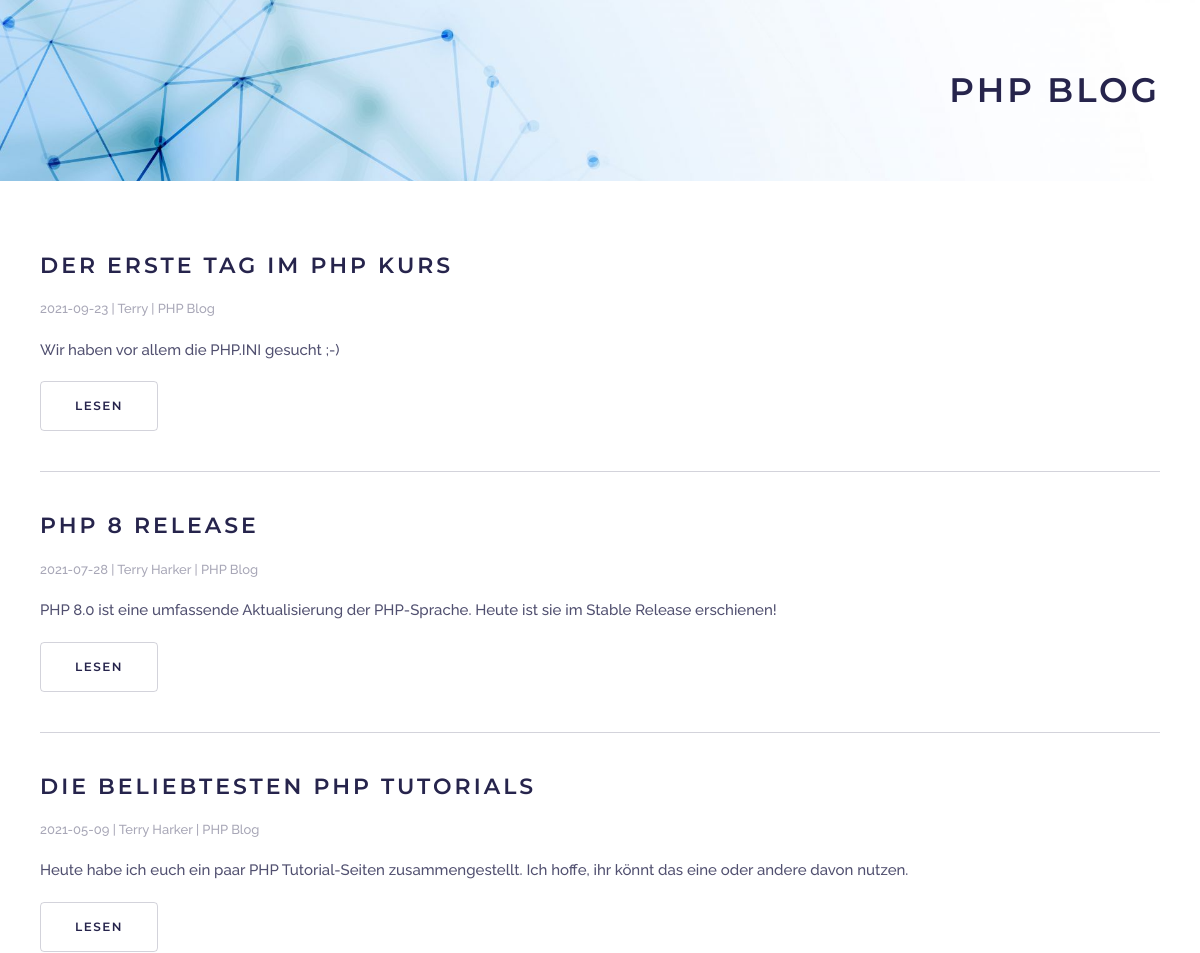
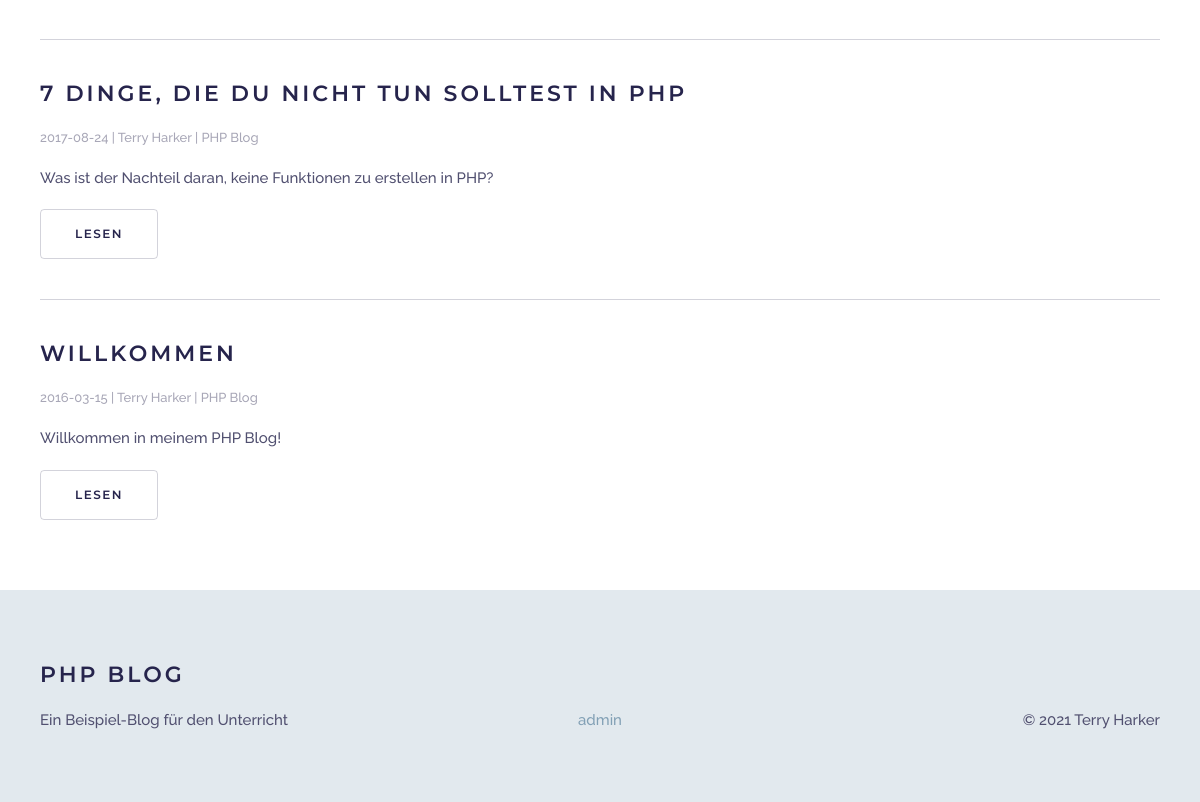
Page /Week_06_MySQL_Database/blog_with_comments/index.php on the committed database (2 pictures, top to bottom).
### tables this page shows
CREATE TABLE `blogpost` (
  `IDblogpost` int(11) NOT NULL,
  `post_title` varchar(255) NOT NULL,
  `post_created` timestamp NOT NULL DEFAULT current_timestamp(),
  `post_author` varchar(64) NOT NULL,
  `post_category` varchar(64) NOT NULL,
  `post_shorttext` text NOT NULL,
  `post_longtext` text NOT NULL,
  `post_image` varchar(255) NOT NULL,
  `post_state` tinyint(1) NOT NULL DEFAULT 1
);

### Week_06_MySQL_Database/blog_with_comments/index.php (the view, shortened to what this page needs)
<?php
require_once('includes/mysql-connect.php');
$query = "SELECT * FROM blogpost WHERE post_state > 0 ORDER BY post_created DESC";
$res = mysqli_query($connection, $query);
$daten = mysqli_fetch_all($res, MYSQLI_ASSOC);
?>
<!DOCTYPE html>
<html lang="en-gb" dir="ltr" vocab="http://schema.org/">
   <head>
      <link href="theme/css/fontawesome.min.css?2.6.0" rel="stylesheet" as="style" onload="this.onload=null;this.rel='stylesheet'" />
      <link href="theme/css/theme.12.css" rel="stylesheet" id="theme-style" />
   </head>
   <body class="">
      <div>
         <div class="uk-section-primary">
            <div uk-img class="uk-background-norepeat uk-background-cover uk-background-center-center uk-section" style="background-image:url(images/header.jpg);">
               <div class="uk-container">
                  <div class="tm-grid-expand uk-child-width-1-1 uk-grid-margin" uk-grid>
                     <div>
                        <h1 class="uk-text-right" data-id="page#0-0-0-0">PHP Blog</h1>
                     </div>
                  </div>
               </div>
            </div>
         </div>
         <div class="uk-section-default uk-section">
            <div class="uk-container">
               <div class="tm-grid-expand uk-child-width-1-1 uk-grid-margin" uk-grid>
                  <div>
                     <div data-id="page#1-0-0-0" class="uk-margin">
                        <div class="uk-child-width-1-1 uk-grid-divider uk-grid-match" uk-grid>
					<?php if( isset($daten) && count($daten)>0 ) { ?>
						<?php foreach($daten as $datensatz) { ?>
							<?php
							$ts = strtotime( $datensatz['post_created']);
							$created = strftime("%Y-%m-%d", $ts );
							$alias = preg_replace('/[^a-zA-Z0-9_-]+/', '-', strtolower($datensatz['post_title']));
							$slug = $datensatz['IDblogpost'].':'.$alias;
							?>
							<div>
                              <div class="el-item uk-panel uk-margin-remove-first-child">
                                 <h3 class="el-title uk-margin-top uk-margin-remove-bottom"><?php echo $datensatz['post_title']; ?></h3>
                                 <div class="el-meta uk-text-meta uk-margin-top"><time><?php echo $created; ?></time> | <?php echo $datensatz['post_author']; ?> | <?php echo $datensatz['post_category']; ?></div>
                                 <div class="el-content uk-panel uk-margin-top">
                                    <p><?php echo $datensatz['post_shorttext']; ?></p>
                                 </div>
                                 <div class="uk-margin-top"><a href="post.php?article=<?php echo $slug; ?>" class="el-link uk-button uk-button-default">Lesen</a></div>
                              </div>
                           </div>
						<?php } ?>
					<?php } ?>
                        </div>
                     </div>
                  </div>
               </div>
            </div>
         </div>
         <div class="uk-section-primary uk-section">
            <div class="uk-container">
               <div class="tm-grid-expand uk-grid-margin" uk-grid>
                  <div class="uk-grid-item-match uk-flex-bottom uk-width-1-3@m">
                     <div class="uk-panel uk-width-1-1">
                        <h3 class="uk-text-left@s uk-text-center">PHP Blog</h3>
                        <div class="uk-panel uk-margin uk-text-left@s uk-text-center">
                           <p>Ein Beispiel-Blog für den Unterricht</p>
                        </div>
                     </div>
                  </div>
                  <div class="uk-grid-item-match uk-flex-bottom uk-width-1-3@m">
                     <div class="uk-panel uk-width-1-1">
					 <div class="uk-panel uk-margin uk-text-center">
                           <p><a href="admin/login.php">admin</a></p>
                        </div>
                     </div>
                  </div>
                  <div class="uk-grid-item-match uk-flex-bottom uk-width-1-3@m">
                     <div class="uk-panel uk-width-1-1">
                        <div class="uk-panel uk-margin uk-text-right@s uk-text-center">
                           <p>© 2021 Terry Harker</p>
                        </div>
                     </div>
                  </div>
               </div>
            </div>
         </div>
      </div>
   </body>
</html>

### rows in the picture
blogpost: post_title "DER ERSTE TAG IM PHP KURS", post_created "2021-09-23", post_author "Terry", post_category "PHP Blog", post_shorttext "Wir haben vor allem die PHP.INI gesucht ;-)"
blogpost: post_title "PHP 8 RELEASE", post_created "2021-07-28", post_author "Terry Harker", post_category "PHP Blog", post_shorttext "PHP 8.0 ist eine umfassende Aktualisierung der PHP-Sprache. Heute ist sie im Stable Release erschienen!"
blogpost: post_title "DIE BELIEBTESTEN PHP TUTORIALS", post_created "2021-05-09", post_author "Terry Harker", post_category "PHP Blog", post_shorttext "Heute habe ich euch ein paar PHP Tutorial-Seiten zusammengestellt. Ich hoffe, ihr könnt das eine oder andere davon nutzen."
blogpost: post_title "7 DINGE, DIE DU NICHT TUN SOLLTEST IN PHP", post_created "2017-08-24", post_author "Terry Harker", post_category "PHP Blog", post_shorttext "Was ist der Nachteil daran, keine Funktionen zu erstellen in PHP?"
blogpost: post_title "WILLKOMMEN", post_created "2016-03-15", post_author "Terry Harker", post_category "PHP Blog", post_shorttext "Willkommen in meinem PHP Blog!"
